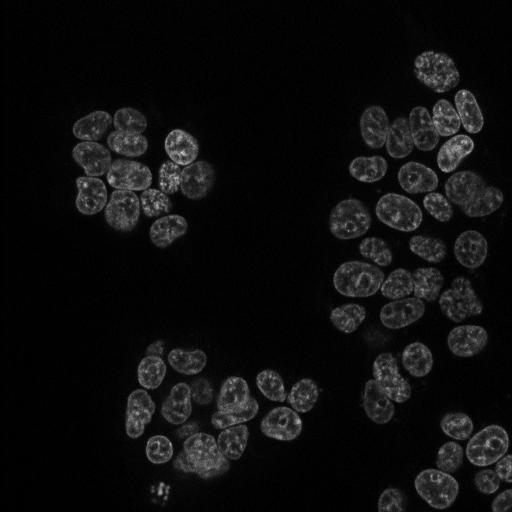
#> input picture tests/data/projections/FOV_00007_RAW.tif, 1024 x 1024 px (shown at 1/2 size); its folder holds only this picture in this run
$ jupyter execute --allow-errors oc-nuke-seg-dev.ipynb   (shell and % lines are left out)
#> lines starting #> are read from the running program, lines starting #| are printed output that depends on the picture
[cell 1]
import os
import re
import sys
import glob
import json
import shutil
import pickle
import hashlib
import spectra
import skimage
import datetime
import tifffile
import numpy as np
import pandas as pd
import seaborn as sns

from scipy import ndimage
from skimage import feature
from skimage import morphology

import matplotlib as mpl
import matplotlib.colors
from matplotlib import pyplot as plt

sys.path.append('..')
#> (the rest of this cell did not finish here and is left out)

### Load a test image

[cell 2]
im_dir = '../tests/data/projections/'
paths = glob.glob('%s*.tif' % im_dir)
paths

# 00061 is the hardest
# 0007 is clumpy
# 0076 is overconfluent

[cell 3]
filepath = paths[0]
im = tifffile.imread(filepath)
#> im is the input picture: shape (1024, 1024) uint16; min 288, max 9640, mean 915.3
#> (the rest of this cell did not finish here and is left out)

### Load an randomly-selected cleaned raw TIFF from opencell-microscopy

[cell 4]
path = '/Volumes/ml_group/opencell-microscopy-2/clean/czML0383-P0001/czML0383-P0001-A01-PML0066-S01_ATL2_CLEAN.tif'
path = '/Volumes/ml_group/opencell-microscopy-2/clean/czML0383-P0019/czML0383-P0019-A02-PML0137-S01_DDX6_CLEAN.tif'
path = '/Volumes/ml_group/opencell-microscopy-2/clean/czML0383-P0015/czML0383-P0015-G09-PML0224-S16_ANKRD40_CLEAN.tif'

#> (a cell that did not finish here is left out)

### Canonical background mask

#> (a cell that did not finish here is left out)

### Failed attempts to improve background mask

[cell 7]
# local histogram equalization
# Noisy but seems to capture edges, in a sense, but seems worse and noisier than an LoG filter.
im_eq = skimage.filters.rank.equalize(im, skimage.morphology.disk(15))
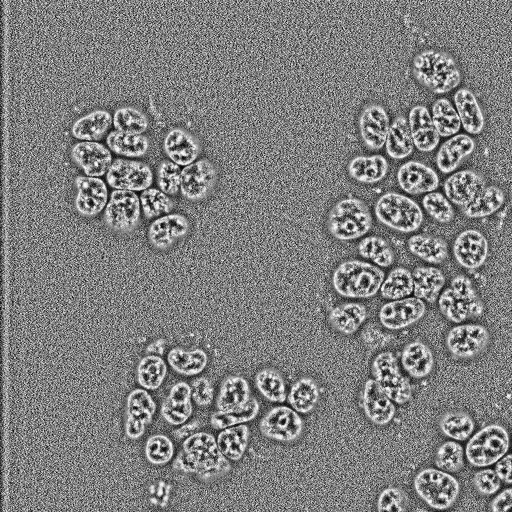
#> im_eq: shape (1024, 1024) uint16 (shown at 1/2 size); min 13, max 9640, mean 4842.9; drawn with min black and max white
im_eqf = skimage.filters.gaussian(im_eq, sigma=1)
#> (the rest of this cell did not finish here and is left out)

[cell 8]
# local rank filters (grayscale opening)
# this is slow and not promising
im_opening = skimage.filters.rank.minimum(
    skimage.filters.rank.maximum(im[::1, ::1], skimage.morphology.disk(3)),
    skimage.morphology.disk(3))


$ run again, on tests/data/projections/FOV_00156_RAW.tif
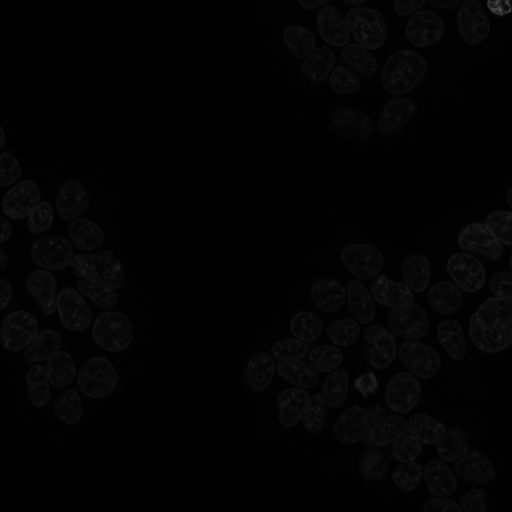
#> input picture tests/data/projections/FOV_00156_RAW.tif, 1024 x 1024 px (shown at 1/2 size)
#> im is the input picture: shape (1024, 1024) uint16; min 276, max 23497, mean 1005.8
#> `im_eqf = skimage.filters.gaussian(im_eq, sigma=1)`:
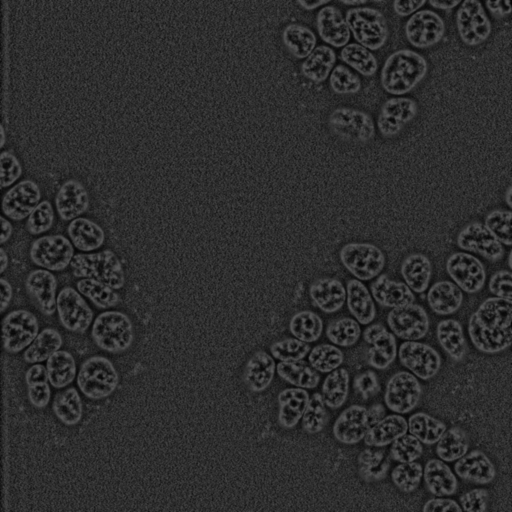
#> im_eqf: shape (1024, 1024) float64 (shown at 1/2 size); min 0.0108, max 0.354, mean 0.18
#> `im_opening = skimage.filters.rank.minimum( skimage.filters.rank.maximu..`:
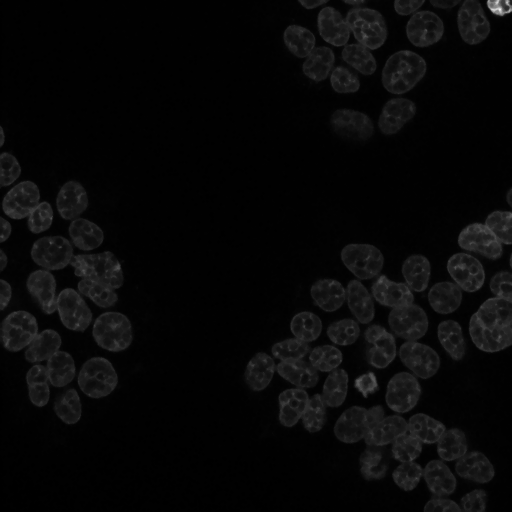
#> im_opening: shape (1024, 1024) uint16 (shown at 1/2 size); min 435, max 23497, mean 1200.1; drawn with min black and max white
